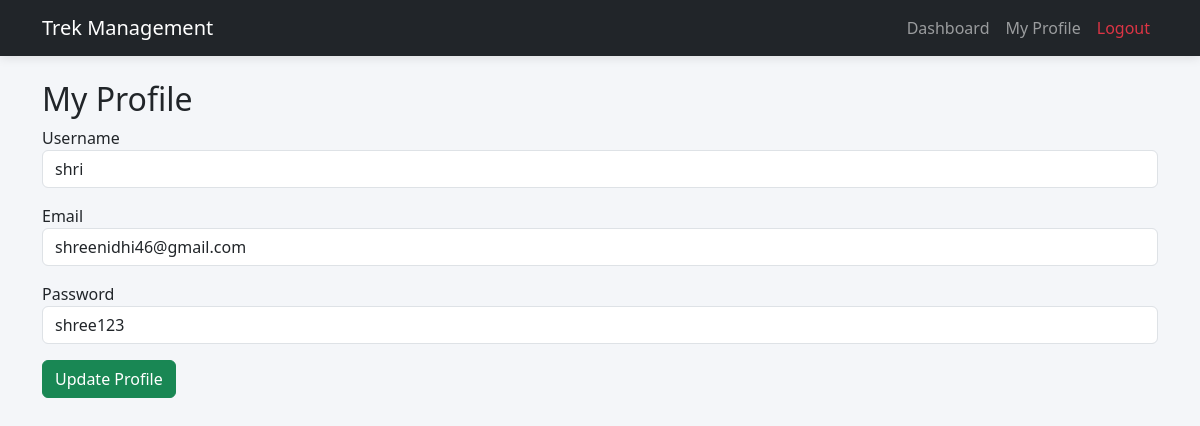
Screenshot of /profile (signed in) with the database file from the repository.
### application/models.py (models this page shows, shortened)
class User(db.Model):
    __tablename__ = "users"
    id = db.Column(db.Integer, primary_key=True)
    username = db.Column(db.String(50), nullable=False, unique=True)
    email = db.Column(db.String(120), nullable=False, unique=True)
    password = db.Column(db.String(255), nullable=False)
    role = db.Column(db.String(20), nullable=False)
    is_approved = db.Column(db.Boolean, default=False)
    is_blacklisted = db.Column(db.Boolean, default=False)

### app.py (the view, shortened to what this page needs)
@app.route("/profile", methods=["GET", "POST"])
def profile():
    if "user_id" not in session:
        return redirect("/login")
    user = User.query.get_or_404(session["user_id"])
    return render_template(
        "profile.html",
        user=user
    )

### templates/profile.html (shortened to what this page needs)
{% extends "base.html" %}
{% block content %}
<div class="container mt-4">
    <h2>My Profile</h2>
    <form method="POST">
        <div class="mb-3">
            <label>Username</label>
            <input
                type="text"
                name="username"
                class="form-control"
                value="{{ user.username }}"
                required>
        </div>
        <div class="mb-3">
            <label>Email</label>
            <input
                type="email"
                name="email"
                class="form-control"
                value="{{ user.email }}"
                required>
        </div>
        <div class="mb-3">
            <label>Password</label>
            <input
                type="text"
                name="password"
                class="form-control"
                value="{{ user.password }}"
                required>
        </div>
        <button
            type="submit"
            class="btn btn-success">
            Update Profile
        </button>
    </form>
</div>
{% endblock %}

### static/css/style.css (style rules this page uses)
body { background:#f4f6f9; }

### rows the page displays
User: username "shri", email "shreenidhi46@gmail.com", password "shree123"
